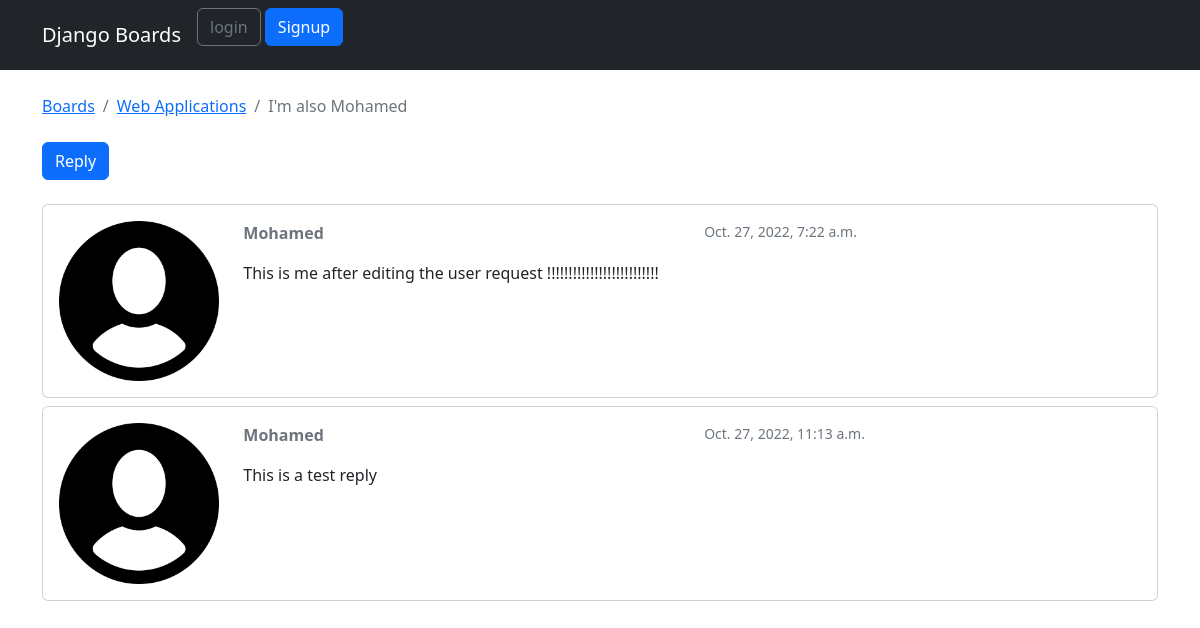
Page /boards/1/topics/6 on the committed database.
### boards/models.py (models this page shows, shortened)
class Topic(models.Model):
    subject = models.CharField(max_length=250)
    board = models.ForeignKey(
        Board, related_name='topics', on_delete=models.CASCADE)
    created_by = models.ForeignKey(
        User, related_name='topics', on_delete=models.CASCADE)
    created_dt = models.DateTimeField(auto_now_add=True)
    views = models.PositiveIntegerField(default=0)

class Board(models.Model):
    name = models.CharField(max_length=50, unique=True)
    description = models.CharField(max_length=150)

class Post(models.Model):
    message = models.TextField(max_length=4000)
    topic = models.ForeignKey(
        Topic, related_name='posts', on_delete=models.CASCADE)
    created_by = models.ForeignKey(
        User, related_name='posts', on_delete=models.CASCADE)
    created_dt = models.DateTimeField(auto_now_add=True)
    updated_by = models.ForeignKey(
        User, null=True, related_name='+', on_delete=models.CASCADE)
    updated_dt = models.DateTimeField(null=True)

### boards/views.py (the view)
def topic_posts(request, board_id, topic_id):
    topic = get_object_or_404(Topic, board__pk=board_id, pk=topic_id)
    topic.views += 1
    topic.save()
    return render(request, 'topic_posts.html', {'topic': topic})

### templates/topic_posts.html (shortened to what this page needs)
{% extends 'base.html'%}
{%load static%}
{%block breadcrumb%}
<li class='breadcrumb-item'>
    <a href="{% url 'home'%}">Boards</a>
</li>
<li class='breadcrumb-item'>
    <a href="{% url 'boards_topics' topic.board.pk%}">{{topic.board.name}}</a>
</li>
<li class="breadcrumb-item active">{{topic.subject}}</li>
{%endblock%}
{%block content%}
<div class="mb-4">
    <a href="{% url 'reply_topic' topic.board.pk topic.pk%}" class="btn btn-primary"> Reply</a>
</div>
{% for post in topic.posts.all %}
<div class="card mb-2">
    <div class="card-body p-3">
        <div class="row">
            <div class="col-2">
                <img src="{% static 'img/user.png' %}" alt="{{ post.created_by.username }}" class="w-100">
            </div>
            <div class="col-10">
                <div class="row mb-3">
                    <div class="col-6">
                        <strong class="text-muted">{{ post.created_by.username }}</strong>
                    </div>
                    <div class="col-6 text-right">
                        <small class="text-muted">{{ post.created_dt }}</small>
                    </div>
                </div>
                {{ post.message }}
            </div>
        </div>
    </div>
</div>
{% endfor %}
{%endblock%}

### templates/base.html (shortened to what this page needs)
{% load static%}
<html lang="en">
<head>
    <link rel="stylesheet" href="{%static 'css/bootstrap.min.css'%}">
</head>
<body>
    {%block body%}
    <nav class="navbar navbar-expand-sm navbar-dark bg-dark">
        <div class="container">
            <a class="navbar-brand" href="{% url 'home' %}">Django Boards</a>
            <div class="collapse navbar-collapse" id="mainMenu">
                {%if user.is_authenticated%}
                <ul class="navbar-nav ml-auto">
                    <li class="nav-item dropdown">
                        <a class="nav-link dropdown-toggle" href="#" id="userMenu" data-toggle="dropdown"
                            aria-haspopup="true" aria-expanded="false">
                            {{ user.username }}
                        </a>
                        <div class="dropdown-menu dropdown-menu-right" aria-labelledby="userMenu">
                            <a class="dropdown-item" href="#">My account</a>
                            <a class="dropdown-item" href="{%url 'password_change'%}">Change password</a>
                            <div class="dropdown-divider"></div>
                            <a class="dropdown-item" href="{% url 'logout' %}">Log out</a>
                        </div>
                    </li>
                </ul>
                {%else%}
                <form class="form-inline ml-auto">
                    <a href="{%url 'login'%}" class="btn btn-outline-secondary">login</a>
                    <a href="{%url 'signup'%}" class="btn btn-primary ml-2">Signup</a>
                </form>
                {%endif%}
            </div>
        </div>
    </nav>
    <div class="container">
        <ol class="breadcrumb my-4">
            {% block breadcrumb %}
            {% endblock %}
        </ol>
        {% block content %}
        {% endblock %}
    </div>
    {%endblock body%}
</body>
</html>

### rows in the picture
Topic: board.name "Web Applications", subject "I'm also Mohamed"
Post: created_by.username "Mohamed", created_dt "Oct. 27, 2022, 7:22 a.m.", message "This is me after editing the user request !!!!!!!!!!!!!!!!!!!!!!!!!!"
Post: created_by.username "Mohamed", created_dt "Oct. 27, 2022, 11:13 a.m.", message "This is a test reply"
